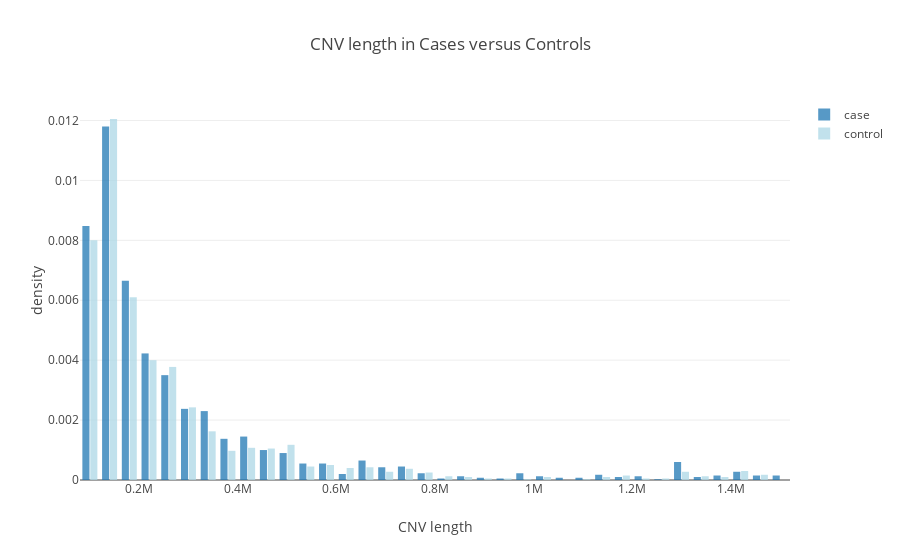

Notebook source saved alongside this figure:
### Code cell
import plotly
plotly.offline.init_notebook_mode(connected=True)
from plotly.offline import iplot
import plotly.graph_objs as go
%matplotlib inline

trace1 = go.Histogram( x=cnv_length_case, histnorm='density', name='case', autobinx=False, 
                      xbins=dict(start=0, end=1500000, size=40000), marker=dict(color='lightred'), opacity=0.75 )

trace2 = go.Histogram( x=cnv_length_ctrl, histnorm='density', name='control', autobinx=False, 
                      xbins=dict(start=0, end=1500000, size=40000), marker=dict(color='lightblue'), opacity=0.75 )

data = [trace1, trace2]

layout = go.Layout(title='CNV length in Cases versus Controls', xaxis=dict(title='CNV length'), 
                   yaxis=dict(title='density'), bargap=0.2, bargroupgap=0.1)

fig = go.Figure(data=data, layout=layout)
iplot(fig, filename='styled histogram')

### Figure 1 — Plotly figure (JSON) as saved in the notebook; plotly's stock layout.template omitted (floating-point values rounded to 4 significant figures; data arrays with more than 128 entries replaced by an {"elided": "..."} marker saying what was removed)
{"data": [{"autobinx": false, "histnorm": "density", "marker": {"color": "lightred"}, "name": "case", "opacity": 0.75, "type": "histogram", "x": {"elided": "2052 int values"}, "xbins": {"end": 1500000, "size": 40000, "start": 0}}, {"autobinx": false, "histnorm": "density", "marker": {"color": "lightblue"}, "name": "control", "opacity": 0.75, "type": "histogram", "x": {"elided": "1927 int values"}, "xbins": {"end": 1500000, "size": 40000, "start": 0}}], "layout": {"bargap": 0.2, "bargroupgap": 0.1, "title": "CNV length in Cases versus Controls", "xaxis": {"title": "CNV length"}, "yaxis": {"title": "density"}}}
